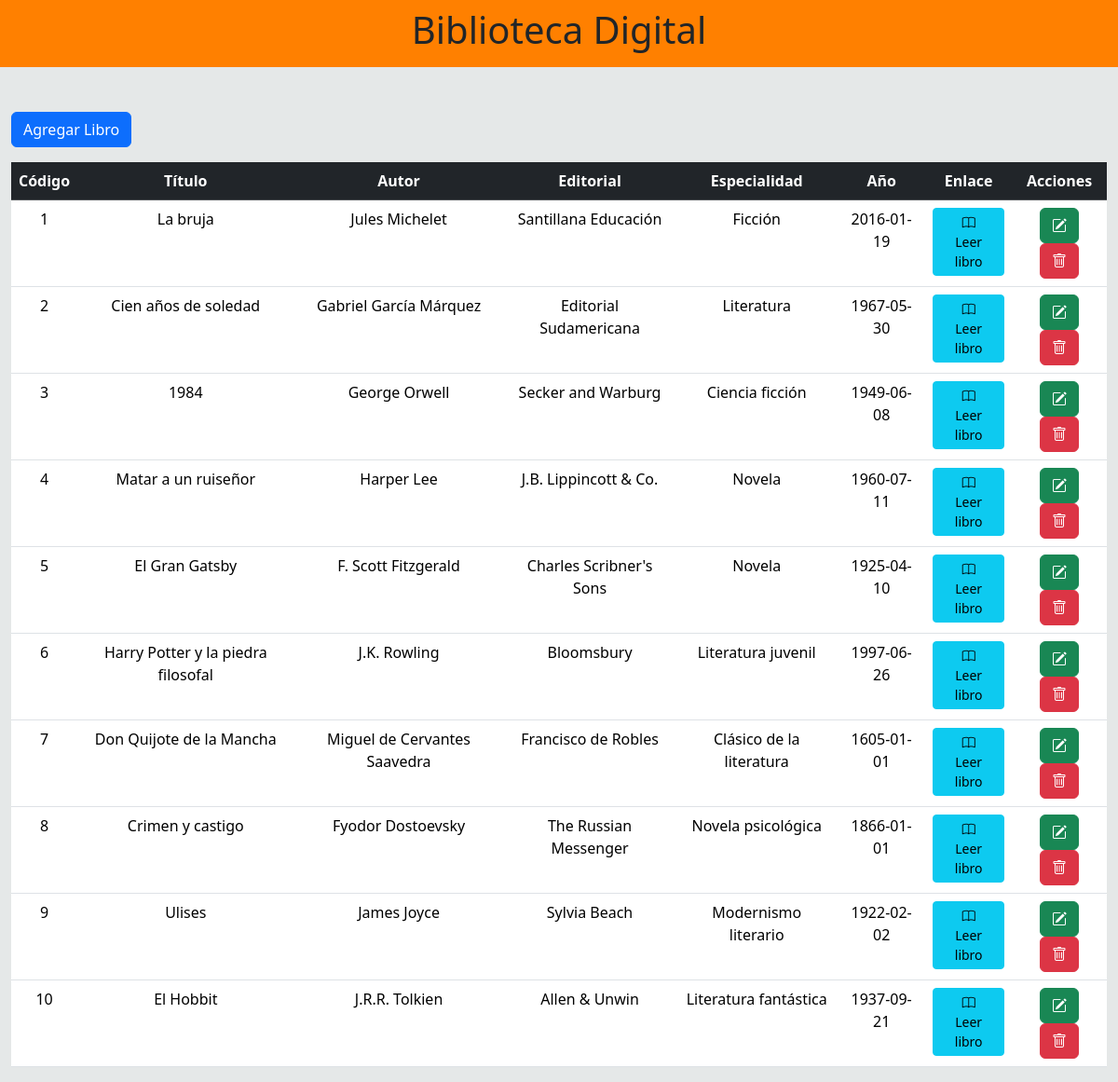
/Biblioteca/index.php, run on the app's committed database.
### tables this page shows
CREATE TABLE `libros` (
  `id` int(11) NOT NULL,
  `titulo` varchar(50) NOT NULL,
  `autor` varchar(50) NOT NULL,
  `editorial` varchar(50) NOT NULL,
  `especialidad` varchar(50) NOT NULL,
  `año` date NOT NULL,
  `url` text NOT NULL
);

### Biblioteca/index.php (the view, shortened to what this page needs)
<?php
include "conexion.php";
$sql = "SELECT * FROM libros";
$resultado = mysqli_query($conn, $sql);
?>
<!doctype html>
<html lang="en">
<head>
<link href="https://cdn.jsdelivr.net/npm/bootstrap@5.3.2/dist/css/bootstrap.min.css" rel="stylesheet">
<link rel="stylesheet" href="https://cdn.jsdelivr.net/npm/bootstrap-icons@1.11.1/font/bootstrap-icons.css">
</head>
<body style="background-color:#E5E8E8;">
<nav class="navbar navbar-light justify-content-center mb-5" style="background-color: #FF8000;">
    <h1>Biblioteca Digital</h1>
</nav>
<div class="container" style="max-width: fit-content;" class="resposive">
    <a href="agregar_libro.php" class="btn btn-primary mb-3">Agregar Libro</a>
<div class="table-responsive">
<table id="table-id" class="table table-hover text-center">
    <thead class= "table-dark">
        <tr>
            <th>Código</th>
            <th>Título</th>
            <th>Autor</th>
            <th>Editorial</th>
            <th>Especialidad</th>
            <th>Año</th>
            <th>Enlace</th>
            <th>Acciones</th>
        </tr>
    </thead>
    <tbody>
        <?php
       while($row = mysqli_fetch_assoc($resultado)){
        ?>
       <tr>
          <td><?php echo $row['id'] ?></td>
          <td><?php echo $row['titulo'] ?></td>
          <td><?php echo $row['autor'] ?></td>
          <td><?php echo $row['editorial'] ?></td>
          <td><?php echo $row['especialidad'] ?></td>
          <td><?php echo $row['año'] ?></td>
          <td><a href="<?php echo $row['url'] ?>" class="btn btn-info btn-sm"><i class="bi bi-book"></i><br>Leer libro</a></td>
          <td>
              <a href="editar_libro.php?id=<?php echo $row['id'] ?>" class="btn btn-success"><i class="bi bi-pencil-square fs-6"></i></a>
              <a href="eliminar_libro.php?id=<?php echo $row['id'] ?>" class="btn btn-danger"><i class="bi bi-trash fs-6"></i></a>
          </td>
        </tr>
        <?php
        }
      ?>
    </tbody>
    </table>
</div>
</div>
</body>
</html>

### data on the page
libros: id "1", titulo "La bruja", autor "Jules Michelet", editorial "Santillana Educación", especialidad "Ficción", año "2016-01-19"
libros: id "2", titulo "Cien años de soledad", autor "Gabriel García Márquez", editorial "Editorial Sudamericana", especialidad "Literatura", año "1967-05-30"
libros: id "3", titulo "1984", autor "George Orwell", editorial "Secker and Warburg", especialidad "Ciencia ficción", año "1949-06-08"
libros: id "4", titulo "Matar a un ruiseñor", autor "Harper Lee", editorial "J.B. Lippincott & Co.", especialidad "Novela", año "1960-07-11"
libros: id "5", titulo "El Gran Gatsby", autor "F. Scott Fitzgerald", editorial "Charles Scribner's Sons", especialidad "Novela", año "1925-04-10"
libros: id "6", titulo "Harry Potter y la piedra filosofal", autor "J.K. Rowling", editorial "Bloomsbury", especialidad "Literatura juvenil", año "1997-06-26"
libros: id "7", titulo "Don Quijote de la Mancha", autor "Miguel de Cervantes Saavedra", editorial "Francisco de Robles", especialidad "Clásico de la literatura", año "1605-01-01"
libros: id "8", titulo "Crimen y castigo", autor "Fyodor Dostoevsky", editorial "The Russian Messenger", especialidad "Novela psicológica", año "1866-01-01"
libros: id "9", titulo "Ulises", autor "James Joyce", editorial "Sylvia Beach", especialidad "Modernismo literario", año "1922-02-02"
libros: id "10", titulo "El Hobbit", autor "J.R.R. Tolkien", editorial "Allen & Unwin", especialidad "Literatura fantástica", año "1937-09-21"
